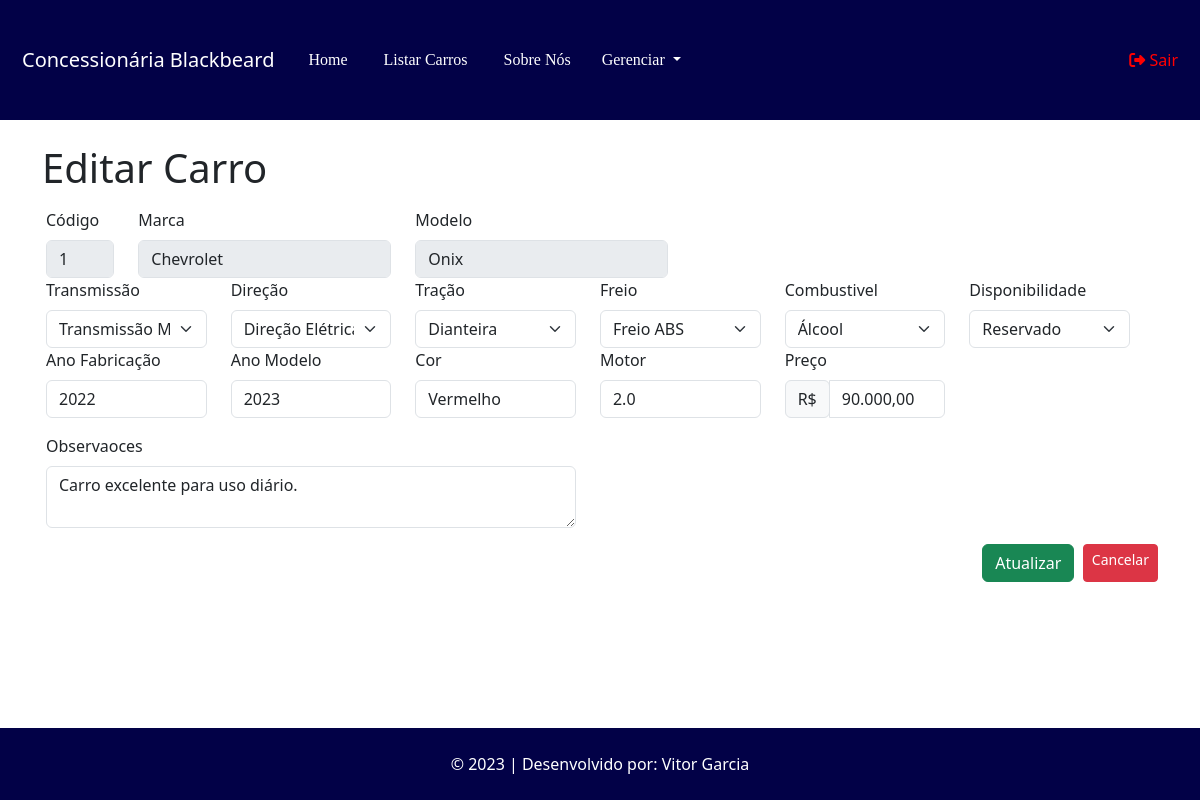
Screenshot of /carro/edicao/1 (signed in) with the database file from the repository.
### tables this page shows
CREATE TABLE `carro` (
  `id` int(11) NOT NULL,
  `id_modelo` int(11) NOT NULL,
  `ano_fabricacao` year(4) NOT NULL,
  `cor` varchar(50) NOT NULL,
  `preco_venda` decimal(10,2) NOT NULL,
  `quilometragem` int(11) NOT NULL,
  `modelo_direcao` varchar(50) NOT NULL,
  `modelo_transmissao` varchar(50) NOT NULL,
  `placa` varchar(12) NOT NULL,
  `observacoes` varchar(255) NOT NULL,
  `disponibilidade` varchar(50) NOT NULL,
  `tipo_freio` varchar(15) NOT NULL,
  `motor` varchar(15) NOT NULL,
  `tipo_combustivel` varchar(15) NOT NULL,
  `tipo_tracao` varchar(15) NOT NULL,
  `ano_modelo` year(4) NOT NULL
);

CREATE TABLE `marca` (
  `id` int(11) NOT NULL,
  `nome` varchar(100) NOT NULL
);

CREATE TABLE `modelo` (
  `id` int(11) NOT NULL,
  `nome` varchar(100) NOT NULL,
  `id_marca` int(11) NOT NULL
);

### App/Controllers/Controller.php (called while the page is built, shortened)
<?php
abstract class Controller
{
    private $viewVar;
    public function render($view)
    {
        $viewVar = $this->getViewVar();
        require_once PATH . '/App/Views/layouts/cabecalho.php';
        require_once PATH . '/App/Views/layouts/menu.php';
        require_once PATH . '/App/Views/' . $view . '.php';
        require_once PATH . '/App/Views/layouts/rodape.php';
    }
    public function getViewVar()
    {
        return $this->viewVar;
    }
    public function setViewParam($varName, $varValue)
    {
        if ($varName != "" && $varValue != "") {
            $this->viewVar[$varName] = $varValue;
        }
    }
}

### App/Controllers/CarroController.php (called while the page is built, shortened)
<?php
class CarroController extends Controller
{
    public function edicao($params){
        $idCarro = $params[0];
        $carroDAO = new CarroDAO();
        $carro = $carroDAO->listar($idCarro);
        $this->render('/carro/editar');
    }
}

### index.php (called while the page is built, shortened)
<?php
try {
    $app = new App();
    $app->run();
}catch (\Exception $e){
    $oError = new Erro($e);
    $oError->render();
}

### App/Models/DAO/BaseDAO.php (called while the page is built, shortened)
<?php
abstract class BaseDAO
{
    private $conexao;
    public function __construct()
    {
        $this->conexao = Conexao::getConnection();
    }
    public function select($sql)
    {
        if (!empty($sql)) {
            return $this->conexao->query($sql);
        }
    }
}

### App/Lib/Conexao.php (called while the page is built, shortened)
<?php
class Conexao
{
    private static $connection;
    public static function getConnection()
    {
        $pdoConfig = DB_DRIVER . ":" . "host=" . DB_HOST . ";";
        $pdoConfig .= "dbname=" . DB_NAME . ";";
        try {
            if (!isset(self::$connection)) {
                self::$connection = new PDO($pdoConfig, DB_USER, DB_PASSWORD);
                self::$connection->setAttribute(PDO::ATTR_ERRMODE, PDO::ERRMODE_EXCEPTION);
            }
            return self::$connection;
        } catch (PDOException $e) {
            throw new Exception("Erro de conexão com o banco de dados", 500);
        }
    }
}

### App/Models/DAO/CarroDAO.php (called while the page is built, shortened)
<?php
class CarroDAO extends BaseDAO{
    public function listar($id = null){
        if($id){
            $resultado = $this->select(
                "SELECT * FROM carro WHERE id = $id"
            );
            return $resultado->fetchObject(Carro::class);
        } else {
            $resultado = $this->select(
                'SELECT * FROM carro'
            );
            return $resultado->fetchAll(\PDO::FETCH_CLASS, Carro::class);
        }
        return false;
    }
}
?>

### App/Models/Entidades/Carro.php (called while the page is built, shortened)
<?php
class Carro{
     private $id;
     private $ano_fabricacao;
     private $ano_modelo;
     private $cor;
     private $preco_venda;
     private $modelo_direcao;
     private $modelo_transmissao;
     private $observacoes;
     private $disponibilidade;
     private $tipo_freio;
     private $motor;
     private $tipo_tracao;
     public function getId(){
          return $this->id;
     }
     function getAno_fabricacao(){
          return $this->ano_fabricacao;
     }
     function getAno_modelo(){
          return $this->ano_modelo;
     }
     public function getCor(){
          return $this->cor;
     }
     public function getPreco_venda(){
          return $this->preco_venda;
     }
     public function getModelo_direcao(){
          return $this->modelo_direcao;
     }
     public function getModelo_transmissao(){
          return $this->modelo_transmissao;
     }
     public function getObservacoes(){
          return $this->observacoes;
     }
     public function getDisponibilidade(){
          return $this->disponibilidade;
     }
     public function getTipo_freio(){
          return $this->tipo_freio;
     }
     public function getMotor(){
          return $this->motor;
     }
     public function getTipo_tracao(){
          return $this->tipo_tracao;
     }
     private $id_modelo;
     public function getId_modelo(){
          return $this->id_modelo;
     }
}
?>

### App/Models/DAO/ModeloDAO.php (called while the page is built, shortened)
<?php
class ModeloDAO extends BaseDAO{
    public function listar($id = null){
        if($id){
            $resultado = $this->select(
                "SELECT * FROM modelo WHERE id = $id"
            );
            return $resultado->fetchObject(Modelo::class);
        } else {
            $resultado = $this->select(
                'SELECT * FROM modelo'
            );
            return $resultado->fetchAll(\PDO::FETCH_CLASS, Modelo::class);
        }
        return false;
    }
}
?>

### App/Models/Entidades/Modelo.php (called while the page is built, shortened)
<?php
class Modelo{
     private $nome;
     private $id_marca;
     public function getNome(){
          return $this->nome;
     }
   function getId_marca(){
        return $this->id_marca;
   }
}
?>

### App/Models/DAO/MarcaDAO.php (called while the page is built, shortened)
<?php
class MarcaDAO extends BaseDAO{
    public function listar($id = null){
        if($id){
            $resultado = $this->select(
                "SELECT * FROM marca WHERE id = $id"
            );
            return $resultado->fetchObject(Marca::class);
        } else {
            $resultado = $this->select(
                'SELECT * FROM marca'
            );
            return $resultado->fetchAll(\PDO::FETCH_CLASS, Marca::class);
        }
        return false;
    }
}
?>

### App/Models/Entidades/Marca.php (called while the page is built, shortened)
<?php
class Marca{
     private $nome;
   function getNome(){
        return $this->nome;
   }
}
?>

### App/Views/carro/editar.php (the view, shortened to what this page needs)
<?php
$carro = $viewVar['carro'];
$modeloDAO = new ModeloDAO();
$modelo = $modeloDAO->listar($carro->getId_modelo());
$marcaDAO = new MarcaDAO();
$marca = $marcaDAO->listar($modelo->getId_marca());
if (isset($_SESSION['login'])) {
?>
<div class="container">
  <br>
    <h1>Editar Carro</h1>
  <br>
  <form action="http://<?php echo APP_HOST; ?>/carro/atualizar" method="post" class="row g-3">
    <div class="row">
      <div class="col-md-1">
        <label for="id" class="form-label">Código</label>
        <input type="text" class="form-control" value="<?php echo $carro->getId(); ?>" disabled>
      </div>
      <div class="col-md-3">
        <label for="inputMarca" class="form-label">Marca</label>
        <input type="text" class="form-control" id="inputMarca" value="<?php echo $marca->getNome(); ?>" disabled>
      </div>
      <div class="col-md-3">
        <label for="inputModelo" class="form-label">Modelo</label>
        <input type="text" class="form-control" id="inputModelo" value="<?php echo $modelo->getNome(); ?>" disabled>
      </div>
    </div>
    <div class="row">
        <div class="col-md-2">
          <label for="selectTransmissaos" class="form-label">Transmissão</label>
            <select class="form-select" aria-label="Selecione o Cambio" id="selectTransmissao" name="transmissao">
              <option <?php echo ($carro->getModelo_transmissao() == "Transmissão Manual" ) ? "selected" : null ; ?> value="Transmissão Manual">Transmissão Manual</option>
            </select>
        </div>
        <div class="col-md-2">
          <label for="selectDirecao" class="form-label">Direção</label>
            <select class="form-select" aria-label="Selecione a Direção" id="selectDirecao" name="direcao">
              <option <?php echo ($carro->getModelo_direcao() == "Elétrica" ) ? "selected" : null ; ?> value="Elétrica">Direção Elétrica</option>
            </select>
        </div>
        <div class="col-md-2">
          <label for="selectTracao" class="form-label">Tração</label>
            <select class="form-select" aria-label="Selecione a Tração" id="selectTracao" name="tracao">
              <option <?php echo ($carro->getTipo_tracao() == "Dianteira" ) ? "selected" : null ; ?> value="Dianteira">Dianteira</option>
            </select>
        </div>
        <div class="col-md-2">
          <label for="selectFreio" class="form-label">Freio</label>
            <select class="form-select" aria-label="Selecione o Tipo do Freio" id="selectFreio" name="freio">
              <option <?php echo ($carro->getTipo_tracao() == "ABS" ) ? "selected" : null ; ?> value="ABS">Freio ABS</option>
            </select>
        </div>
        <div class="col-md-2">
          <label for="selectCombustivel" class="form-label">Combustivel</label>
            <select class="form-select" aria-label="Tipo do Combustivel" id="selectCombustivel" name="combustivel">
              <option <?php echo ($carro->getTipo_freio() == "Álcool" ) ? "selected" : null ; ?> value="Álcool">Álcool</option>
            </select>
        </div>
        <div class="col-md-2">
          <label for="selectDisponibilidade" class="form-label">Disponibilidade</label>
            <select class="form-select" aria-label="Disponibildiade" id="selectDisponibilidade" name="disponibilidade">
              <option <?php echo ($carro->getDisponibilidade() == "Reservado" ) ? "selected" : null ; ?> value="Reservado">Reservado</option>
            </select>
        </div>
      </div>
    <div class="row">
      <div class="col-md-2">
        <label for="inputAno_modelo" class="form-label">Ano Fabricação</label>
        <input type="text" class="form-control" id="ano_fabricacao" name="ano_fabricacao" value="<?php echo $carro->getAno_fabricacao(); ?>">
      </div>
      <div class="col-md-2">
        <label for="inputAno_modelo" class="form-label">Ano Modelo</label>
        <input type="text" class="form-control" id="ano_modelo" name="ano_modelo" value="<?php echo $carro->getAno_modelo(); ?>">
      </div>
      <div class="col-md-2">
        <label for="inputCor" class="form-label">Cor</label>
        <input type="text" class="form-control" id="inputCor" name="cor" value="<?php echo $carro->getCor(); ?>">
      </div>
      <div class="col-md-2">
        <label for="inputMotor" class="form-label">Motor</label>
        <input type="text" class="form-control" id="inputMotor" name="motor" value="<?php echo $carro->getMotor(); ?>">
      </div>
      <div class="col-md-2">
          <label for="inputPreco" class="form-label">Preço</label>
          <div class="input-group mb-3">
              <div class="input-group-prepend">
                  <span class="input-group-text">R$</span>
              </div>
              <input type="text" class="form-control money" id="inputPreco_venda" name="preco_venda" value="<?php echo number_format($carro->getPreco_venda(), 2, ',', '.'); ?>">
          </div>
      </div>
      <div class="col-md-6">
        <label for="inputObservacao" class="form-label">Observaoces</label>
        <textarea type="textarea" class="form-control" id="inputObservacao" name="observacao"><?php echo $carro->getObservacoes(); ?></textarea>
      </div>
    </div>
    <div class="col-md-12 d-flex justify-content-end">
      <button type="submit" class="btn btn-success">Atualizar</button>&nbsp&nbsp
      <a href="http://<?php echo APP_HOST; ?>/carro/pesquisar" class="btn btn-danger btn-sm">Cancelar</a>
   </div>
      </form>
        <br>
</div>
<?php
    }
?>

### rows the page displays
carro: id "1", transmissao "Transmissão Manual", direcao "Direção Elétrica", tracao "Dianteira", disponibilidade "Reservado", ano_fabricacao "2022", ano_modelo "2023", cor "Vermelho", motor "2.0", preco_venda "90.000,00", observacao "Carro excelente para uso diário."
marca: nome "Chevrolet"
modelo: nome "Onix"
